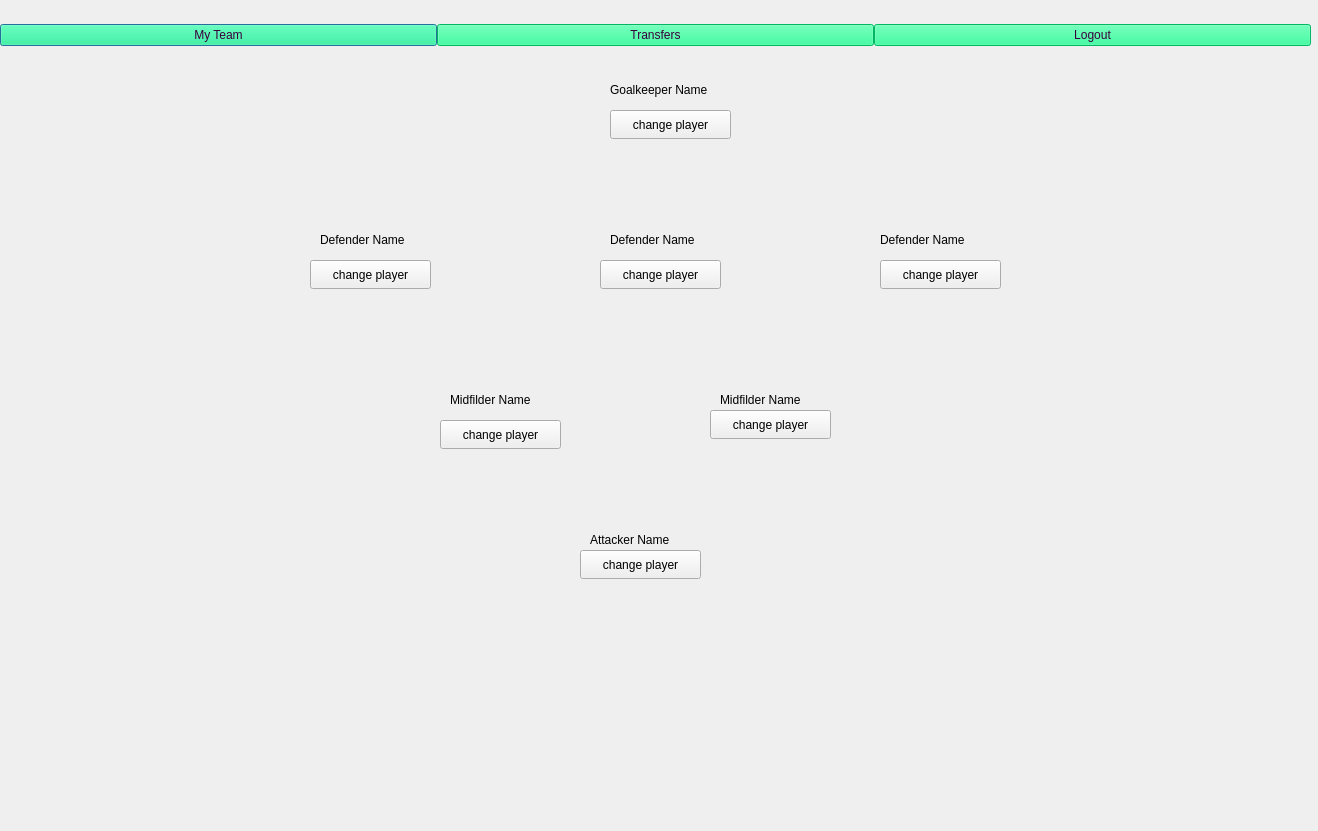
<?xml version="1.0" encoding="UTF-8"?>
<ui version="4.0">
 <class>Home</class>
 <widget class="QDialog" name="Home">
  <property name="geometry">
   <rect>
    <x>0</x>
    <y>0</y>
    <width>1318</width>
    <height>831</height>
   </rect>
  </property>
  <property name="windowTitle">
   <string>Dialog</string>
  </property>
  <property name="styleSheet">
   <string notr="true">Home{
background-image: url(:/background/fantasy fielde dited.png);
}
</string>
  </property>
  <widget class="QWidget" name="layoutWidget">
   <property name="geometry">
    <rect>
     <x>0</x>
     <y>10</y>
     <width>1311</width>
     <height>51</height>
    </rect>
   </property>
   <layout class="QHBoxLayout" name="horizontalLayout">
    <property name="spacing">
     <number>0</number>
    </property>
    <property name="sizeConstraint">
     <enum>QLayout::SetNoConstraint</enum>
    </property>
    <item>
     <widget class="QPushButton" name="pushButton_3">
      <property name="styleSheet">
       <string notr="true">
color: rgb(55, 0, 60);
background-color: rgb(0, 255, 135);
border-radius-top: 20px;</string>
      </property>
      <property name="text">
       <string>My Team</string>
      </property>
     </widget>
    </item>
    <item>
     <widget class="QPushButton" name="LeaguesButton">
      <property name="styleSheet">
       <string notr="true">
color: rgb(55, 0, 60);
background-color: rgb(0, 255, 135);
border-radius-top: 20px;</string>
      </property>
      <property name="text">
       <string>Transfers</string>
      </property>
     </widget>
    </item>
    <item>
     <widget class="QPushButton" name="pushButton">
      <property name="styleSheet">
       <string notr="true">
color: rgb(55, 0, 60);
background-color: rgb(0, 255, 135);
border-radius-top: 20px;</string>
      </property>
      <property name="text">
       <string>Logout</string>
      </property>
     </widget>
    </item>
   </layout>
  </widget>
  <widget class="QLabel" name="label">
   <property name="geometry">
    <rect>
     <x>610</x>
     <y>80</y>
     <width>131</width>
     <height>20</height>
    </rect>
   </property>
   <property name="text">
    <string>Goalkeeper Name</string>
   </property>
  </widget>
  <widget class="QPushButton" name="pushButton_2">
   <property name="geometry">
    <rect>
     <x>610</x>
     <y>110</y>
     <width>121</width>
     <height>29</height>
    </rect>
   </property>
   <property name="text">
    <string>change player</string>
   </property>
  </widget>
  <widget class="QLabel" name="label_2">
   <property name="geometry">
    <rect>
     <x>320</x>
     <y>230</y>
     <width>131</width>
     <height>20</height>
    </rect>
   </property>
   <property name="text">
    <string>Defender Name</string>
   </property>
  </widget>
  <widget class="QLabel" name="label_3">
   <property name="geometry">
    <rect>
     <x>610</x>
     <y>230</y>
     <width>131</width>
     <height>20</height>
    </rect>
   </property>
   <property name="text">
    <string>Defender Name</string>
   </property>
  </widget>
  <widget class="QLabel" name="label_4">
   <property name="geometry">
    <rect>
     <x>880</x>
     <y>230</y>
     <width>131</width>
     <height>20</height>
    </rect>
   </property>
   <property name="text">
    <string>Defender Name</string>
   </property>
  </widget>
  <widget class="QLabel" name="label_5">
   <property name="geometry">
    <rect>
     <x>450</x>
     <y>390</y>
     <width>131</width>
     <height>20</height>
    </rect>
   </property>
   <property name="text">
    <string>Midfilder Name</string>
   </property>
  </widget>
  <widget class="QLabel" name="label_6">
   <property name="geometry">
    <rect>
     <x>720</x>
     <y>390</y>
     <width>131</width>
     <height>20</height>
    </rect>
   </property>
   <property name="text">
    <string>Midfilder Name</string>
   </property>
  </widget>
  <widget class="QLabel" name="label_7">
   <property name="geometry">
    <rect>
     <x>590</x>
     <y>530</y>
     <width>131</width>
     <height>20</height>
    </rect>
   </property>
   <property name="text">
    <string>Attacker Name</string>
   </property>
  </widget>
  <widget class="QPushButton" name="pushButton_4">
   <property name="geometry">
    <rect>
     <x>310</x>
     <y>260</y>
     <width>121</width>
     <height>29</height>
    </rect>
   </property>
   <property name="text">
    <string>change player</string>
   </property>
  </widget>
  <widget class="QPushButton" name="pushButton_5">
   <property name="geometry">
    <rect>
     <x>600</x>
     <y>260</y>
     <width>121</width>
     <height>29</height>
    </rect>
   </property>
   <property name="text">
    <string>change player</string>
   </property>
  </widget>
  <widget class="QPushButton" name="pushButton_6">
   <property name="geometry">
    <rect>
     <x>880</x>
     <y>260</y>
     <width>121</width>
     <height>29</height>
    </rect>
   </property>
   <property name="text">
    <string>change player</string>
   </property>
  </widget>
  <widget class="QPushButton" name="pushButton_7">
   <property name="geometry">
    <rect>
     <x>440</x>
     <y>420</y>
     <width>121</width>
     <height>29</height>
    </rect>
   </property>
   <property name="text">
    <string>change player</string>
   </property>
  </widget>
  <widget class="QPushButton" name="pushButton_8">
   <property name="geometry">
    <rect>
     <x>710</x>
     <y>410</y>
     <width>121</width>
     <height>29</height>
    </rect>
   </property>
   <property name="text">
    <string>change player</string>
   </property>
  </widget>
  <widget class="QPushButton" name="pushButton_9">
   <property name="geometry">
    <rect>
     <x>580</x>
     <y>550</y>
     <width>121</width>
     <height>29</height>
    </rect>
   </property>
   <property name="text">
    <string>change player</string>
   </property>
  </widget>
 </widget>
 <resources/>
 <connections/>
</ui>
